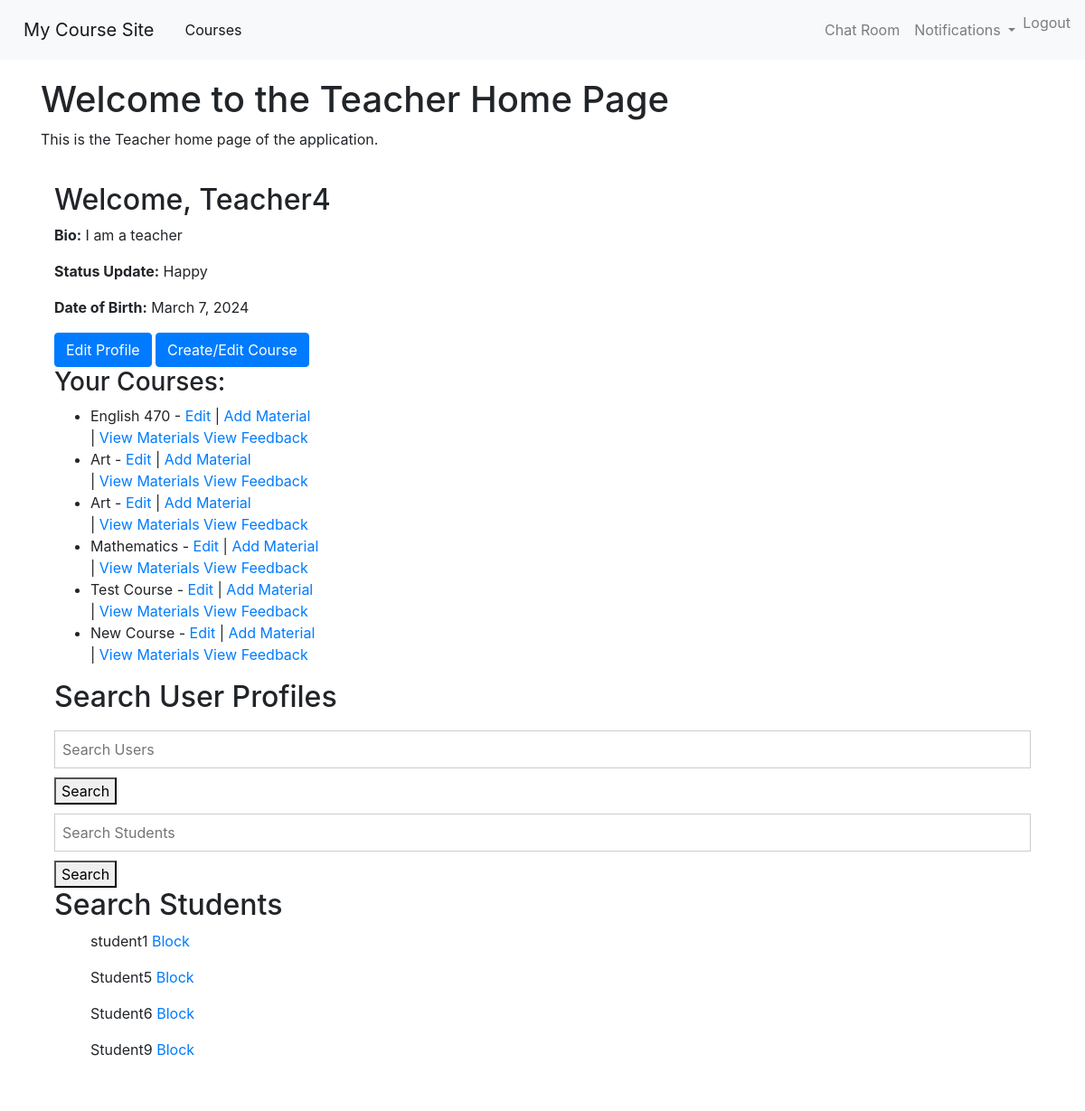
Page /accounts/search_students/ (signed in) on the committed database.
### users/models.py (models this page shows, shortened)
class customUser(AbstractUser):
    real_name = models.CharField(max_length=100, blank=True, null=True)
    photo = models.ImageField(upload_to='user_photos/', blank=True, null=True)
    is_teacher = models.BooleanField(default=False)
    is_student = models.BooleanField(default=False)
    is_blocked = models.BooleanField(default=False)
    objects = CustomUserManager()

class Profile(models.Model):
    user = models.OneToOneField(settings.AUTH_USER_MODEL, on_delete=models.CASCADE, related_name='profile')
    bio = models.TextField(max_length=500, blank=True)
    status_update = models.CharField(max_length=255, blank=True)
    date_of_birth = models.DateField(null=True, blank=True)

### courses/models.py (models this page shows, shortened)
class Course(models.Model):
    title = models.CharField(max_length=255)
    description = models.TextField()
    teacher = models.ForeignKey(
        settings.AUTH_USER_MODEL,
        on_delete=models.CASCADE,
        related_name='taught_courses'
    )
    enrolled_students = models.ManyToManyField(
        settings.AUTH_USER_MODEL,
        related_name='enrolled_courses',
        blank=True  # Students can be enrolled in a course optionally
    )

### users/views.py (the view)
# urls.py: path('search_students/', views.search_students, name='search_students'),
@login_required
def search_students(request):
    if not request.user.is_teacher:
        return redirect('home')
    query = request.GET.get('query', '')
    students = User.objects.filter(is_student=True, username__icontains=query)
    return render(request, 'teachers_home.html', {'students': students})

### Notifications/context_processors.py (called while the page is built)
def notifications(request):
    if request.user.is_authenticated:
        return {
            'notifications': Notification.objects.filter(recipient=request.user, is_read=False)
        }
    else:
        return {}

### templates/teachers_home.html (shortened to what this page needs)
{% extends 'base.html' %}
{% block content %}
<h1>Welcome to the Teacher Home Page</h1>
<p>This is the Teacher home page of the application.</p>
<div class="container">
    <h2>Welcome, {{ request.user.username }}</h2>
    <p><strong>Bio:</strong> {{ request.user.profile.bio }}</p>
    <p><strong>Status Update:</strong> {{ request.user.profile.status_update }}</p>
    <p><strong>Date of Birth:</strong> {{ request.user.profile.date_of_birth }}</p>
    <a href="{% url 'edit_profile' %}" class="btn btn-primary">Edit Profile</a>
    <a href="{% url 'courses:create_course' %}" class="btn btn-primary">Create/Edit Course</a>
    <h3>Your Courses:</h3>
    <ul>
        {% for course in request.user.taught_courses.all %}
        <li>{{ course.title }} -
            <a href="{% url 'courses:edit_course' course.id %}">Edit</a>
            | <a href="{% url 'materials:add_material' course.id %}">Add Material</a></li>
            | <a href="{% url 'materials:material_list' course.id %}">View Materials</a>
            <a href="{% url 'feedback:view_feedback' course.id %}">View Feedback</a>
    {% empty %}
        <li>No courses found.</li>
    {% endfor %}
    </ul>
    <h2>Search User Profiles</h2>
    <form method="GET" action="{% url 'user_search' %}">
        <input type="text" name="query" placeholder="Search Users"/>
        <button type="submit">Search</button>
    </form>
    <form method="GET" action="{% url 'search_students' %}">
        <input type="text" name="query" placeholder="Search Students"/>
        <button type="submit">Search</button>
    </form>
    {% if students %}
    <h2>Search Students</h2>
    <ul>
        {% for student in students %}
            <p>{{ student.username }}
            {% if not student.is_blocked %}
                <a href="{% url 'block_student' student.id %}">Block</a>
            {% else %}
                <a href="{% url 'unblock_student' student.id %}">Unblock</a>
            {% endif %}
            </p>
        {% endfor %}
    </ul>
    {% endif %}
</div>
{% endblock %}

### static/css/style.css (style rules this page uses)
body { font-family: 'Open Sans', sans-serif; color: #333; }
.container { max-width: 1200px; margin: auto; padding: 20px; background-color: rgba(255, 255, 255, 0.8); padding: 20px; border-radius: 5px; }
.btn { background-color: #28a745; color: white; border: none; padding: 10px 20px; cursor: pointer; }
input[type="text"], input[type="email"], input[type="password"] { width: 100%; padding: 8px; margin: 10px 0; display: inline-block; border: 1px solid #ccc; box-sizing: border-box; }
body { background-image: url('/static/images/background.jpg'); background-size: cover; background-position: center; background-repeat: no-repeat; background-attachment: fixed; }

### rows in the picture
customUser: user.username "Teacher4", user.profile.bio "I am a teacher", user.profile.status_update "Happy", user.profile.date_of_birth "March 7, 2024"
Course: title "English 470"
Course: title "Art"
Course: title "Art"
Course: title "Mathematics"
Course: title "Test Course"
Course: title "New Course"
customUser: username "student1", is_blocked "Block"
customUser: username "Student5", is_blocked "Block"
customUser: username "Student6", is_blocked "Block"
customUser: username "Student9", is_blocked "Block"
